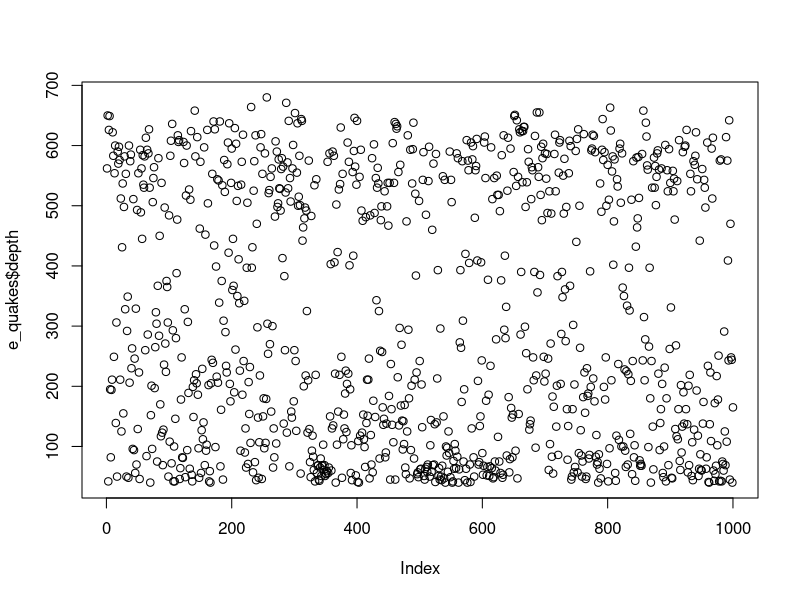
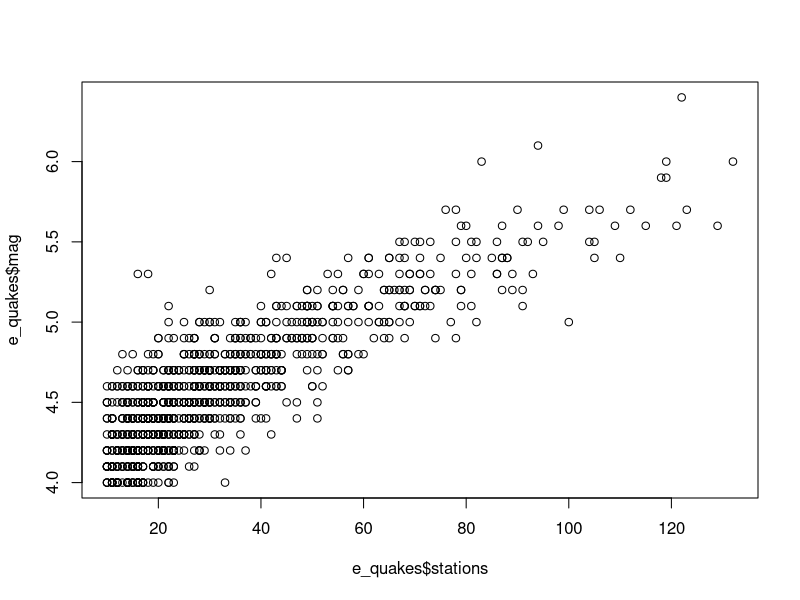
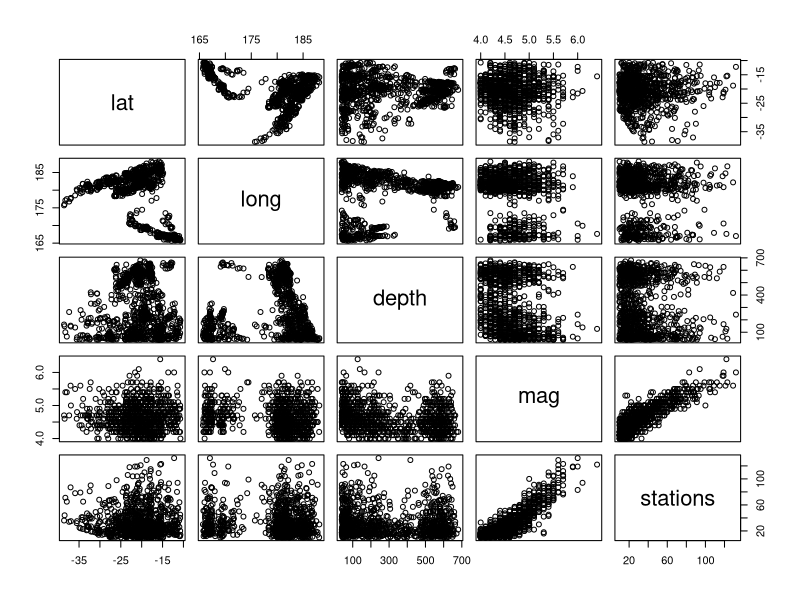
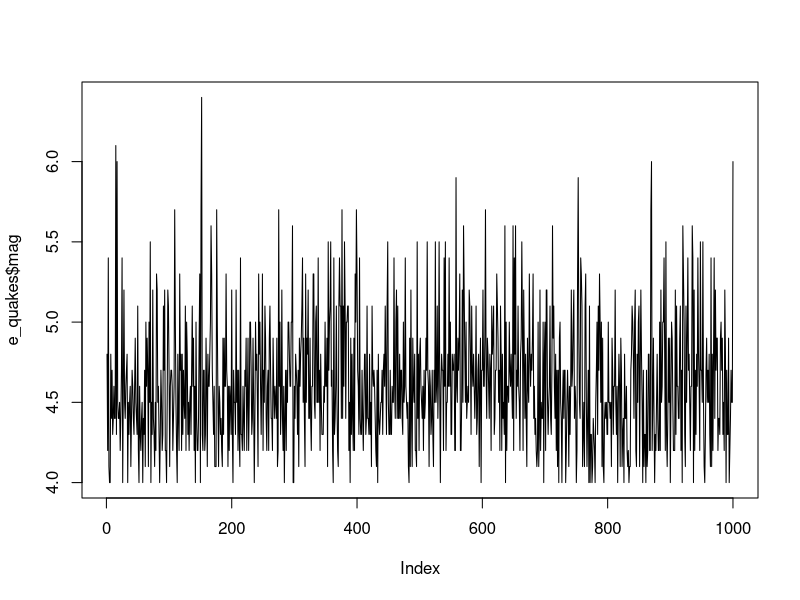
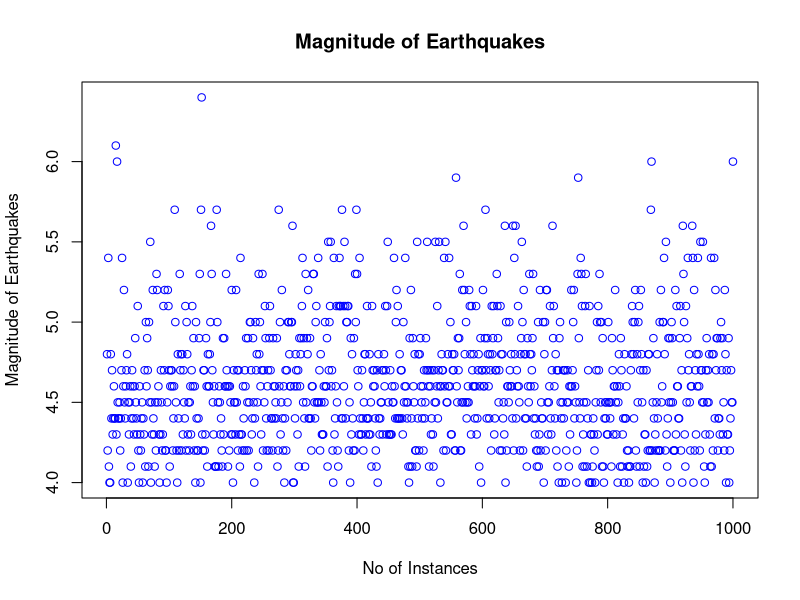
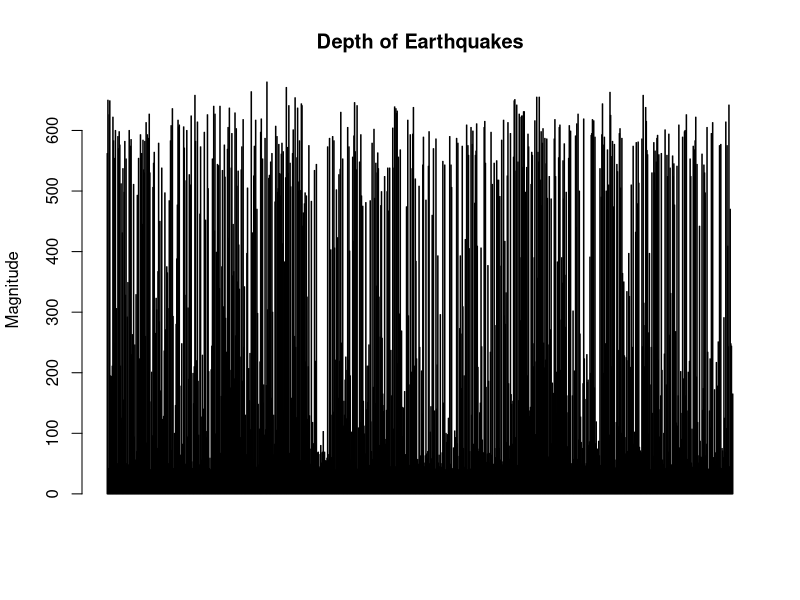
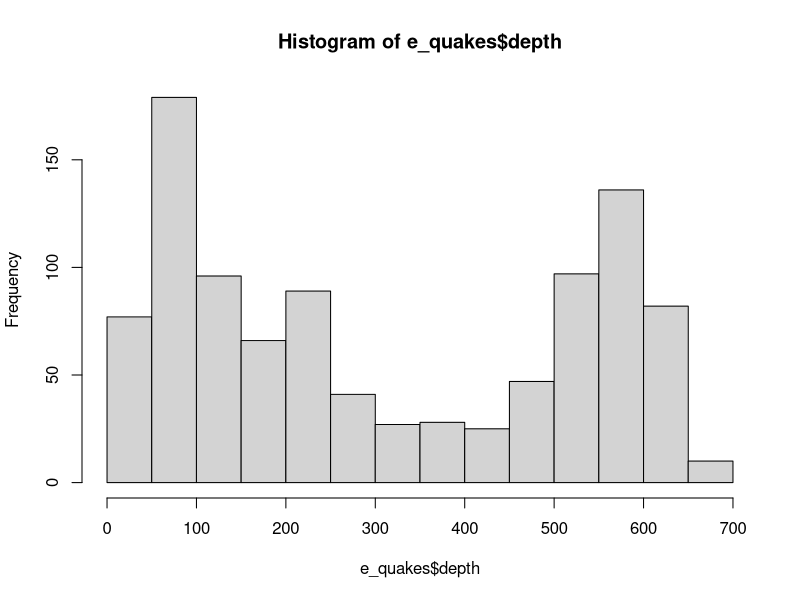
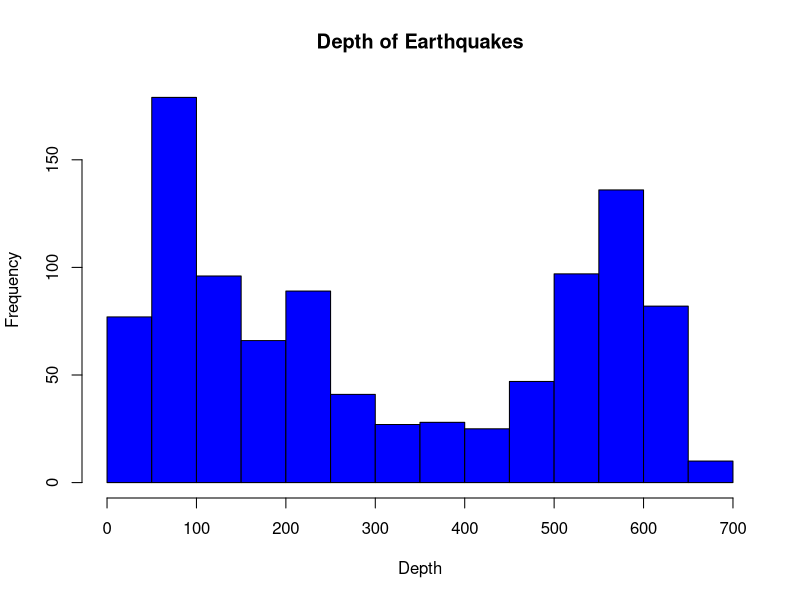

These charts were generated, in order, by the following R code:

e_quakes<-datasets::quakes

####Top 10 rows and last 10 rows
head(e_quakes,10)
tail(e_quakes,10)
######Columns

e_quakes[,c(1,2)]
df<-e_quakes[,-5]
summary(e_quakes[1,])
e_quakes$depth

###########Summary of the data#########
summary(e_quakes$stations)
summary(e_quakes)
summary(e_quakes$depth)

#####################
plot(e_quakes$depth)
plot(e_quakes$stations,e_quakes$mag,type="p")
plot(e_quakes)
# points and lines 
plot(e_quakes$mag, type= "l") # p: points, l: lines,b: both
plot(e_quakes$mag, xlab = 'No of Instances', 
     ylab = 'Magnitude of Earthquakes', main = 'Magnitude of Earthquakes',
     col = 'blue')


# Horizontal bar plot
barplot(e_quakes$depth, main = 'Depth of Earthquakes',
        ylab = 'Magnitude', col= 'blue',horiz = F,axes=T)


#Histogram
hist(e_quakes$depth)
hist(e_quakes$depth, 
     main = 'Depth of Earthquakes',
     xlab = 'Depth', col='blue')

#Single box plot
boxplot(e_quakes$depth,main="Boxplot")

# Multiple box plots
boxplot(e_quakes[,1:4],main='Multiple')

#margin of the grid(mar), 
#no of rows and columns(mfrow), 
#whether a border is to be included(bty) 
#and position of the 
#labels(las: 1 for horizontal, las: 0 for vertical)
#bty - box around the plot

par(mfrow=c(3,3),mar=c(2,5,2,1),  las=0, bty="o")

plot(e_quakes$depth)
plot(e_quakes$long, e_quakes$lat)
plot(e_quakes$depth, type= "l")
plot(e_quakes$mag, type= "l")
plot(e_quakes$stations, type= "l")
barplot(e_quakes$depth, main = 'Depth of Earthquakes',
        xlab = 'Depth', col='green',horiz = TRUE)
hist(e_quakes$stations)
boxplot(e_quakes$stations)
boxplot(e_quakes[,0:4], main='Multiple Box plots')


sd(e_quakes$depth,na.rm = T)
mean(e_quakes$depth,na.rm = T)
